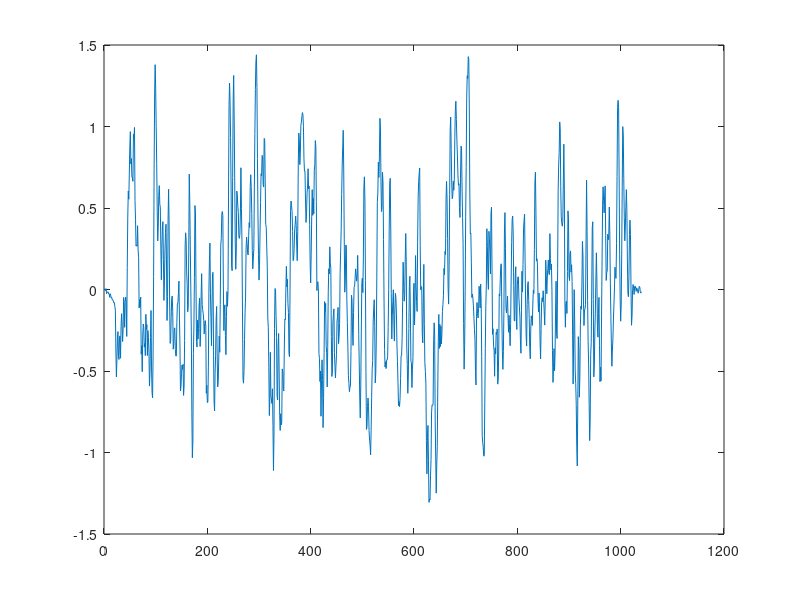
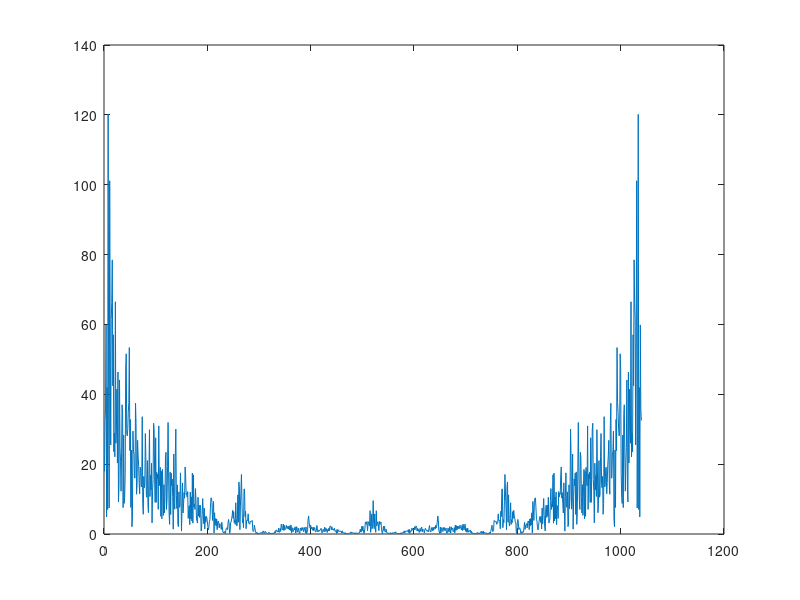
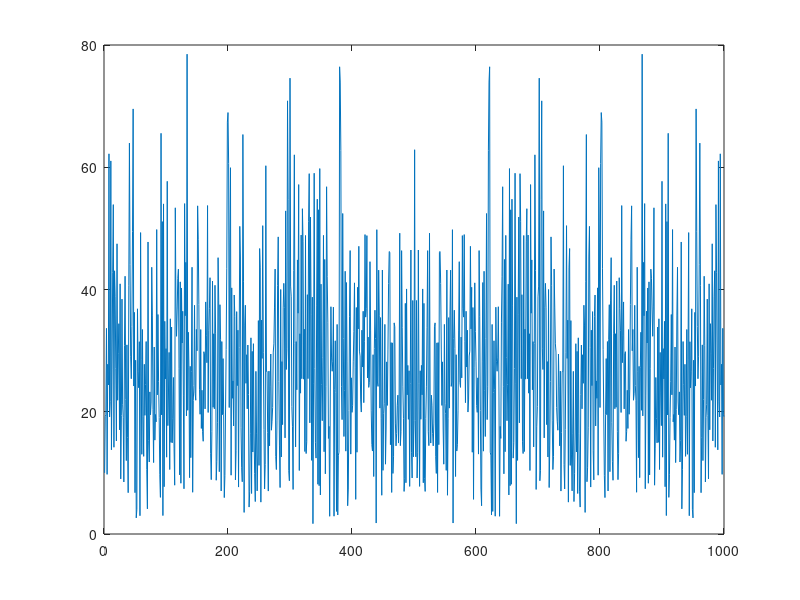

The MATLAB source for these figures, in order:
close all
clear

N = 1000;

%rand signal
S = randn(1,N);

H_ideal = zeros(1,N); H_ideal(1:N/2) = 1;
h = ifft(H_ideal,2*N);
h2 = fftshift(h)
h2 = abs(h2(N-20: N+20));

y = conv(S,h2);

figure
plot(y)

figure
plot(abs(fft(y)))

figure
plot(abs(fft(S)))